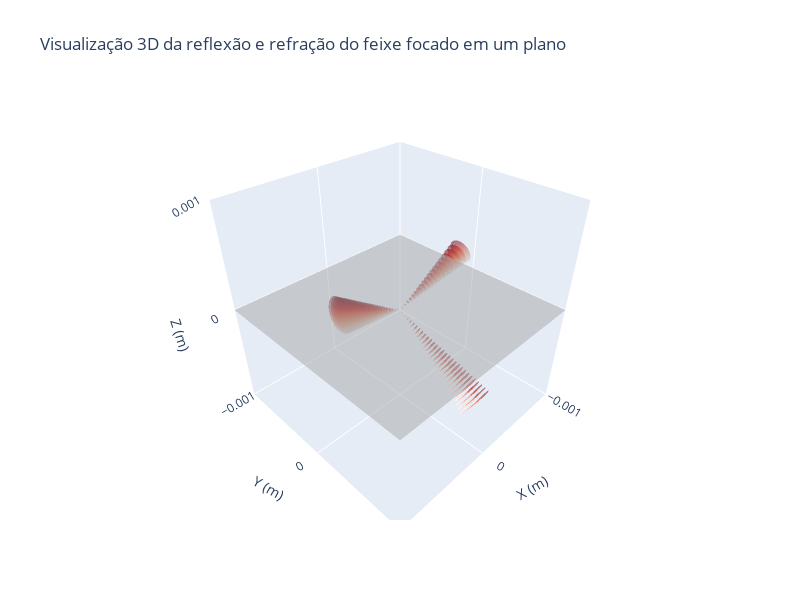

The code cell stored with this chart in its notebook:
### Code cell
gb = GaussianBeam.simple_astigmatic(R=Rx(-pi/3))
plane = Surface(O=array([[0,0,1 + 1e-12]]).T)

gbi, gbr, gbt = plane.reflect_and_refract(gb)

zi = linspace(-1e-3,0.,30)
zr = linspace(0.,1e-3,30)
zt = linspace(0.,1e-3,20)

surfaces_i = gbi.wavefront_surfaces(zi)
surfaces_r = gbr.wavefront_surfaces(zr)
surfaces_t = gbt.wavefront_surfaces(zt)

fig = go.Figure()

plot_wavefronts(fig, [*surfaces_i, *surfaces_r, *surfaces_t])

surface = plane.surface()
plot_surface(fig, surface)

fig.update_layout(
    title="Visualização 3D da reflexão e refração do feixe focado em um plano",
    scene=dict(
        xaxis=dict(title='X (m)',range=[-0.001, 0.001]),
        yaxis=dict(title='Y (m)',range=[-0.001, 0.001]),
        zaxis=dict(title='Z (m)',range=[-0.001, 0.001]),
    ),
    autosize=False,
    width=800,
    height=600,
)
